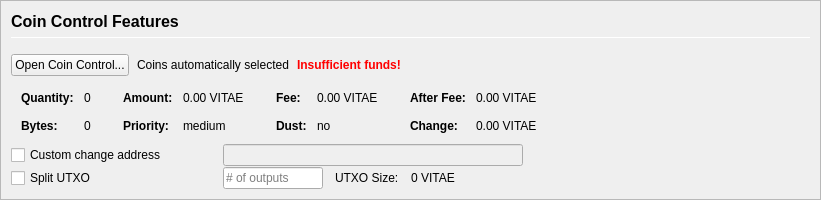
         <widget class="QFrame" name="frameCoinControl">
          <property name="sizePolicy">
           <sizepolicy hsizetype="Expanding" vsizetype="Expanding">
            <horstretch>0</horstretch>
            <verstretch>0</verstretch>
           </sizepolicy>
          </property>
          <property name="maximumSize">
           <size>
            <width>16777215</width>
            <height>16777215</height>
           </size>
          </property>
          <property name="frameShape">
           <enum>QFrame::StyledPanel</enum>
          </property>
          <property name="frameShadow">
           <enum>QFrame::Sunken</enum>
          </property>
          <layout class="QVBoxLayout" name="verticalLayoutCoinControl2">
           <property name="spacing">
            <number>0</number>
           </property>
           <property name="margin">
            <number>0</number>
           </property>
           <item>
            <widget class="QFrame" name="frameCoinControl_BG">
             <layout class="QVBoxLayout" name="verticalLayoutCoinControl" stretch="0,0,0,0,0,0">
              <property name="spacing">
               <number>1</number>
              </property>
              <property name="leftMargin">
               <number>10</number>
              </property>
              <property name="topMargin">
               <number>10</number>
              </property>
              <item>
               <layout class="QHBoxLayout" name="horizontalLayoutCoinControl1">
                <property name="bottomMargin">
                 <number>15</number>
                </property>
                <item>
                 <layout class="QVBoxLayout" name="verticalLayout_3">
                  <property name="spacing">
                   <number>6</number>
                  </property>
                  <item>
                   <widget class="QLabel" name="labelCoinControlFeatures">
                    <property name="sizePolicy">
                     <sizepolicy hsizetype="Preferred" vsizetype="Maximum">
                      <horstretch>0</horstretch>
                      <verstretch>0</verstretch>
                     </sizepolicy>
                    </property>
                    <property name="minimumSize">
                     <size>
                      <width>0</width>
                      <height>20</height>
                     </size>
                    </property>
                    <property name="font">
                     <font>
                      <pointsize>12</pointsize>
                      <weight>75</weight>
                      <bold>true</bold>
                     </font>
                    </property>
                    <property name="styleSheet">
                     <string notr="true">font-weight:bold;</string>
                    </property>
                    <property name="text">
                     <string>Coin Control Features</string>
                    </property>
                   </widget>
                  </item>
                  <item>
                   <widget class="Line" name="line">
                    <property name="minimumSize">
                     <size>
                      <width>0</width>
                      <height>1</height>
                     </size>
                    </property>
                    <property name="maximumSize">
                     <size>
                      <width>16777215</width>
                      <height>1</height>
                     </size>
                    </property>
                    <property name="orientation">
                     <enum>Qt::Horizontal</enum>
                    </property>
                   </widget>
                  </item>
                 </layout>
                </item>
               </layout>
              </item>
              <item>
               <layout class="QHBoxLayout" name="horizontalLayoutCoinControl2" stretch="0,0,0,0">
                <property name="spacing">
                 <number>8</number>
                </property>
                <property name="bottomMargin">
                 <number>10</number>
                </property>
                <item>
                 <widget class="QPushButton" name="pushButtonCoinControl">
                  <property name="styleSheet">
                   <string notr="true"/>
                  </property>
                  <property name="text">
                   <string>Open Coin Control...</string>
                  </property>
                  <property name="autoDefault">
                   <bool>false</bool>
                  </property>
                 </widget>
                </item>
                <item>
                 <widget class="QLabel" name="labelCoinControlAutomaticallySelected">
                  <property name="text">
                   <string>Coins automatically selected</string>
                  </property>
                  <property name="margin">
                   <number>5</number>
                  </property>
                 </widget>
                </item>
                <item>
                 <widget class="QLabel" name="labelCoinControlInsuffFunds">
                  <property name="font">
                   <font>
                    <weight>75</weight>
                    <bold>true</bold>
                   </font>
                  </property>
                  <property name="styleSheet">
                   <string notr="true">color:red;font-weight:bold;</string>
                  </property>
                  <property name="text">
                   <string>Insufficient funds!</string>
                  </property>
                  <property name="margin">
                   <number>5</number>
                  </property>
                 </widget>
                </item>
                <item>
                 <spacer name="horizontalSpacerCoinControl">
                  <property name="orientation">
                   <enum>Qt::Horizontal</enum>
                  </property>
                  <property name="sizeHint" stdset="0">
                   <size>
                    <width>40</width>
                    <height>1</height>
                   </size>
                  </property>
                 </spacer>
                </item>
               </layout>
              </item>
              <item>
               <widget class="QWidget" name="widgetCoinControl" native="true">
                <property name="sizePolicy">
                 <sizepolicy hsizetype="Preferred" vsizetype="Preferred">
                  <horstretch>0</horstretch>
                  <verstretch>0</verstretch>
                 </sizepolicy>
                </property>
                <property name="minimumSize">
                 <size>
                  <width>0</width>
                  <height>0</height>
                 </size>
                </property>
                <property name="styleSheet">
                 <string notr="true"/>
                </property>
                <layout class="QHBoxLayout" name="horizontalLayoutCoinControl5">
                 <property name="margin">
                  <number>0</number>
                 </property>
                 <item>
                  <layout class="QHBoxLayout" name="horizontalLayoutCoinControl3" stretch="0,0,0,1">
                   <property name="spacing">
                    <number>20</number>
                   </property>
                   <property name="topMargin">
                    <number>0</number>
                   </property>
                   <property name="bottomMargin">
                    <number>10</number>
                   </property>
                   <item>
                    <layout class="QFormLayout" name="formLayoutCoinControl1">
                     <property name="horizontalSpacing">
                      <number>10</number>
                     </property>
                     <property name="verticalSpacing">
                      <number>14</number>
                     </property>
                     <property name="leftMargin">
                      <number>10</number>
                     </property>
                     <property name="topMargin">
                      <number>4</number>
                     </property>
                     <property name="rightMargin">
                      <number>6</number>
                     </property>
                     <item row="0" column="0">
                      <widget class="QLabel" name="labelCoinControlQuantityText">
                       <property name="font">
                        <font>
                         <weight>75</weight>
                         <bold>true</bold>
                        </font>
                       </property>
                       <property name="text">
                        <string>Quantity:</string>
                       </property>
                       <property name="margin">
                        <number>0</number>
                       </property>
                      </widget>
                     </item>
                     <item row="0" column="1">
                      <widget class="QLabel" name="labelCoinControlQuantity">
                       <property name="cursor">
                        <cursorShape>IBeamCursor</cursorShape>
                       </property>
                       <property name="contextMenuPolicy">
                        <enum>Qt::ActionsContextMenu</enum>
                       </property>
                       <property name="text">
                        <string notr="true">0</string>
                       </property>
                       <property name="margin">
                        <number>0</number>
                       </property>
                       <property name="textInteractionFlags">
                        <set>Qt::LinksAccessibleByMouse|Qt::TextSelectableByKeyboard|Qt::TextSelectableByMouse</set>
                       </property>
                      </widget>
                     </item>
                     <item row="1" column="0">
                      <widget class="QLabel" name="labelCoinControlBytesText">
                       <property name="font">
                        <font>
                         <weight>75</weight>
                         <bold>true</bold>
                        </font>
                       </property>
                       <property name="text">
                        <string>Bytes:</string>
                       </property>
                      </widget>
                     </item>
                     <item row="1" column="1">
                      <widget class="QLabel" name="labelCoinControlBytes">
                       <property name="cursor">
                        <cursorShape>IBeamCursor</cursorShape>
                       </property>
                       <property name="contextMenuPolicy">
                        <enum>Qt::ActionsContextMenu</enum>
                       </property>
                       <property name="text">
                        <string notr="true">0</string>
                       </property>
                       <property name="textInteractionFlags">
                        <set>Qt::LinksAccessibleByMouse|Qt::TextSelectableByKeyboard|Qt::TextSelectableByMouse</set>
                       </property>
                      </widget>
                     </item>
                    </layout>
                   </item>
                   <item>
                    <layout class="QFormLayout" name="formLayoutCoinControl2">
                     <property name="horizontalSpacing">
                      <number>10</number>
                     </property>
                     <property name="verticalSpacing">
                      <number>14</number>
                     </property>
                     <property name="leftMargin">
                      <number>6</number>
                     </property>
                     <property name="topMargin">
                      <number>4</number>
                     </property>
                     <property name="rightMargin">
                      <number>6</number>
                     </property>
                     <item row="0" column="0">
                      <widget class="QLabel" name="labelCoinControlAmountText">
                       <property name="font">
                        <font>
                         <weight>75</weight>
                         <bold>true</bold>
                        </font>
                       </property>
                       <property name="text">
                        <string>Amount:</string>
                       </property>
                       <property name="margin">
                        <number>0</number>
                       </property>
                      </widget>
                     </item>
                     <item row="0" column="1">
                      <widget class="QLabel" name="labelCoinControlAmount">
                       <property name="cursor">
                        <cursorShape>IBeamCursor</cursorShape>
                       </property>
                       <property name="contextMenuPolicy">
                        <enum>Qt::ActionsContextMenu</enum>
                       </property>
                       <property name="text">
                        <string notr="true">0.00 VITAE</string>
                       </property>
                       <property name="textInteractionFlags">
                        <set>Qt::LinksAccessibleByMouse|Qt::TextSelectableByKeyboard|Qt::TextSelectableByMouse</set>
                       </property>
                      </widget>
                     </item>
                     <item row="1" column="0">
                      <widget class="QLabel" name="labelCoinControlPriorityText">
                       <property name="font">
                        <font>
                         <weight>75</weight>
                         <bold>true</bold>
                        </font>
                       </property>
                       <property name="text">
                        <string>Priority:</string>
                       </property>
                      </widget>
                     </item>
                     <item row="1" column="1">
                      <widget class="QLabel" name="labelCoinControlPriority">
                       <property name="cursor">
                        <cursorShape>IBeamCursor</cursorShape>
                       </property>
                       <property name="contextMenuPolicy">
                        <enum>Qt::ActionsContextMenu</enum>
                       </property>
                       <property name="text">
                        <string>medium</string>
                       </property>
                       <property name="textInteractionFlags">
                        <set>Qt::LinksAccessibleByMouse|Qt::TextSelectableByKeyboard|Qt::TextSelectableByMouse</set>
                       </property>
                      </widget>
                     </item>
                    </layout>
                   </item>
                   <item>
                    <layout class="QFormLayout" name="formLayoutCoinControl3">
                     <property name="horizontalSpacing">
                      <number>10</number>
                     </property>
                     <property name="verticalSpacing">
                      <number>14</number>
                     </property>
                     <property name="leftMargin">
                      <number>6</number>
                     </property>
                     <property name="topMargin">
                      <number>4</number>
                     </property>
                     <property name="rightMargin">
                      <number>6</number>
                     </property>
                     <item row="0" column="0">
                      <widget class="QLabel" name="labelCoinControlFeeText">
                       <property name="font">
                        <font>
                         <weight>75</weight>
                         <bold>true</bold>
                        </font>
                       </property>
                       <property name="text">
                        <string>Fee:</string>
                       </property>
                       <property name="margin">
                        <number>0</number>
                       </property>
                      </widget>
                     </item>
                     <item row="0" column="1">
                      <widget class="QLabel" name="labelCoinControlFee">
                       <property name="cursor">
                        <cursorShape>IBeamCursor</cursorShape>
                       </property>
                       <property name="contextMenuPolicy">
                        <enum>Qt::ActionsContextMenu</enum>
                       </property>
                       <property name="text">
                        <string notr="true">0.00 VITAE</string>
                       </property>
                       <property name="textInteractionFlags">
                        <set>Qt::LinksAccessibleByMouse|Qt::TextSelectableByKeyboard|Qt::TextSelectableByMouse</set>
                       </property>
                      </widget>
                     </item>
                     <item row="1" column="0">
                      <widget class="QLabel" name="labelCoinControlLowOutputText">
                       <property name="font">
                        <font>
                         <weight>75</weight>
                         <bold>true</bold>
                        </font>
                       </property>
                       <property name="text">
                        <string>Dust:</string>
                       </property>
                      </widget>
                     </item>
                     <item row="1" column="1">
                      <widget class="QLabel" name="labelCoinControlLowOutput">
                       <property name="cursor">
                        <cursorShape>IBeamCursor</cursorShape>
                       </property>
                       <property name="contextMenuPolicy">
                        <enum>Qt::ActionsContextMenu</enum>
                       </property>
                       <property name="text">
                        <string>no</string>
                       </property>
                       <property name="textInteractionFlags">
                        <set>Qt::LinksAccessibleByMouse|Qt::TextSelectableByKeyboard|Qt::TextSelectableByMouse</set>
                       </property>
                      </widget>
                     </item>
                    </layout>
                   </item>
                   <item>
                    <layout class="QFormLayout" name="formLayoutCoinControl4">
                     <property name="horizontalSpacing">
                      <number>10</number>
                     </property>
                     <property name="verticalSpacing">
                      <number>14</number>
                     </property>
                     <property name="leftMargin">
                      <number>6</number>
                     </property>
                     <property name="topMargin">
                      <number>4</number>
                     </property>
                     <property name="rightMargin">
                      <number>6</number>
                     </property>
                     <item row="0" column="0">
                      <widget class="QLabel" name="labelCoinControlAfterFeeText">
                       <property name="font">
                        <font>
                         <weight>75</weight>
                         <bold>true</bold>
                        </font>
                       </property>
                       <property name="text">
                        <string>After Fee:</string>
                       </property>
                       <property name="margin">
                        <number>0</number>
                       </property>
                      </widget>
                     </item>
                     <item row="0" column="1">
                      <widget class="QLabel" name="labelCoinControlAfterFee">
                       <property name="cursor">
                        <cursorShape>IBeamCursor</cursorShape>
                       </property>
                       <property name="contextMenuPolicy">
                        <enum>Qt::ActionsContextMenu</enum>
                       </property>
                       <property name="text">
                        <string notr="true">0.00 VITAE</string>
                       </property>
                       <property name="textInteractionFlags">
                        <set>Qt::LinksAccessibleByMouse|Qt::TextSelectableByKeyboard|Qt::TextSelectableByMouse</set>
                       </property>
                      </widget>
                     </item>
                     <item row="1" column="0">
                      <widget class="QLabel" name="labelCoinControlChangeText">
                       <property name="font">
                        <font>
                         <weight>75</weight>
                         <bold>true</bold>
                        </font>
                       </property>
                       <property name="text">
                        <string>Change:</string>
                       </property>
                      </widget>
                     </item>
                     <item row="1" column="1">
                      <widget class="QLabel" name="labelCoinControlChange">
                       <property name="cursor">
                        <cursorShape>IBeamCursor</cursorShape>
                       </property>
                       <property name="contextMenuPolicy">
                        <enum>Qt::ActionsContextMenu</enum>
                       </property>
                       <property name="text">
                        <string notr="true">0.00 VITAE</string>
                       </property>
                       <property name="textInteractionFlags">
                        <set>Qt::LinksAccessibleByMouse|Qt::TextSelectableByKeyboard|Qt::TextSelectableByMouse</set>
                       </property>
                      </widget>
                     </item>
                    </layout>
                   </item>
                  </layout>
                 </item>
                </layout>
               </widget>
              </item>
              <item>
               <layout class="QHBoxLayout" name="horizontalLayoutCoinControl4">
                <property name="spacing">
                 <number>12</number>
                </property>
                <property name="sizeConstraint">
                 <enum>QLayout::SetDefaultConstraint</enum>
                </property>
                <property name="topMargin">
                 <number>0</number>
                </property>
                <property name="rightMargin">
                 <number>0</number>
                </property>
                <item>
                 <widget class="QCheckBox" name="checkBoxCoinControlChange">
                  <property name="sizePolicy">
                   <sizepolicy hsizetype="Preferred" vsizetype="Preferred">
                    <horstretch>0</horstretch>
                    <verstretch>0</verstretch>
                   </sizepolicy>
                  </property>
                  <property name="minimumSize">
                   <size>
                    <width>200</width>
                    <height>0</height>
                   </size>
                  </property>
                  <property name="maximumSize">
                   <size>
                    <width>200</width>
                    <height>16777215</height>
                   </size>
                  </property>
                  <property name="toolTip">
                   <string>If this is activated, but the change address is empty or invalid, change will be sent to a newly generated address.</string>
                  </property>
                  <property name="text">
                   <string>Custom change address</string>
                  </property>
                 </widget>
                </item>
                <item>
                 <widget class="QValidatedLineEdit" name="lineEditCoinControlChange">
                  <property name="enabled">
                   <bool>false</bool>
                  </property>
                  <property name="sizePolicy">
                   <sizepolicy hsizetype="Preferred" vsizetype="Preferred">
                    <horstretch>0</horstretch>
                    <verstretch>0</verstretch>
                   </sizepolicy>
                  </property>
                  <property name="minimumSize">
                   <size>
                    <width>300</width>
                    <height>0</height>
                   </size>
                  </property>
                 </widget>
                </item>
                <item>
                 <widget class="QLabel" name="labelCoinControlChangeLabel">
                  <property name="sizePolicy">
                   <sizepolicy hsizetype="Preferred" vsizetype="Preferred">
                    <horstretch>0</horstretch>
                    <verstretch>0</verstretch>
                   </sizepolicy>
                  </property>
                  <property name="minimumSize">
                   <size>
                    <width>100</width>
                    <height>0</height>
                   </size>
                  </property>
                  <property name="text">
                   <string/>
                  </property>
                  <property name="margin">
                   <number>3</number>
                  </property>
                 </widget>
                </item>
               </layout>
              </item>
              <item>
               <layout class="QHBoxLayout" name="horizontalLayoutCoinControl6">
                <property name="spacing">
                 <number>12</number>
                </property>
                <property name="rightMargin">
                 <number>0</number>
                </property>
                <item>
                 <widget class="QCheckBox" name="splitBlockCheckBox">
                  <property name="sizePolicy">
                   <sizepolicy hsizetype="Preferred" vsizetype="Preferred">
                    <horstretch>0</horstretch>
                    <verstretch>0</verstretch>
                   </sizepolicy>
                  </property>
                  <property name="minimumSize">
                   <size>
                    <width>200</width>
                    <height>0</height>
                   </size>
                  </property>
                  <property name="maximumSize">
                   <size>
                    <width>200</width>
                    <height>16777215</height>
                   </size>
                  </property>
                  <property name="text">
                   <string>Split UTXO</string>
                  </property>
                 </widget>
                </item>
                <item>
                 <widget class="QLineEdit" name="splitBlockLineEdit">
                  <property name="sizePolicy">
                   <sizepolicy hsizetype="Preferred" vsizetype="Preferred">
                    <horstretch>50</horstretch>
                    <verstretch>0</verstretch>
                   </sizepolicy>
                  </property>
                  <property name="minimumSize">
                   <size>
                    <width>100</width>
                    <height>0</height>
                   </size>
                  </property>
                  <property name="maximumSize">
                   <size>
                    <width>100</width>
                    <height>16777215</height>
                   </size>
                  </property>
                  <property name="placeholderText">
                   <string># of outputs</string>
                  </property>
                 </widget>
                </item>
                <item>
                 <widget class="QLabel" name="labelBlockSizeText">
                  <property name="text">
                   <string>UTXO Size:</string>
                  </property>
                 </widget>
                </item>
                <item>
                 <widget class="QLabel" name="labelBlockSize">
                  <property name="text">
                   <string>0 VITAE</string>
                  </property>
                 </widget>
                </item>
                <item>
                 <spacer name="horizontalSpacer_7">
                  <property name="orientation">
                   <enum>Qt::Horizontal</enum>
                  </property>
                  <property name="sizeHint" stdset="0">
                   <size>
                    <width>40</width>
                    <height>20</height>
                   </size>
                  </property>
                 </spacer>
                </item>
               </layout>
              </item>
              <item>
               <spacer name="verticalSpacerCoinControl">
                <property name="orientation">
                 <enum>Qt::Vertical</enum>
                </property>
                <property name="sizeHint" stdset="0">
                 <size>
                  <width>800</width>
                  <height>1</height>
                 </size>
                </property>
               </spacer>
              </item>
             </layout>
            </widget>
           </item>
          </layout>
         </widget>
